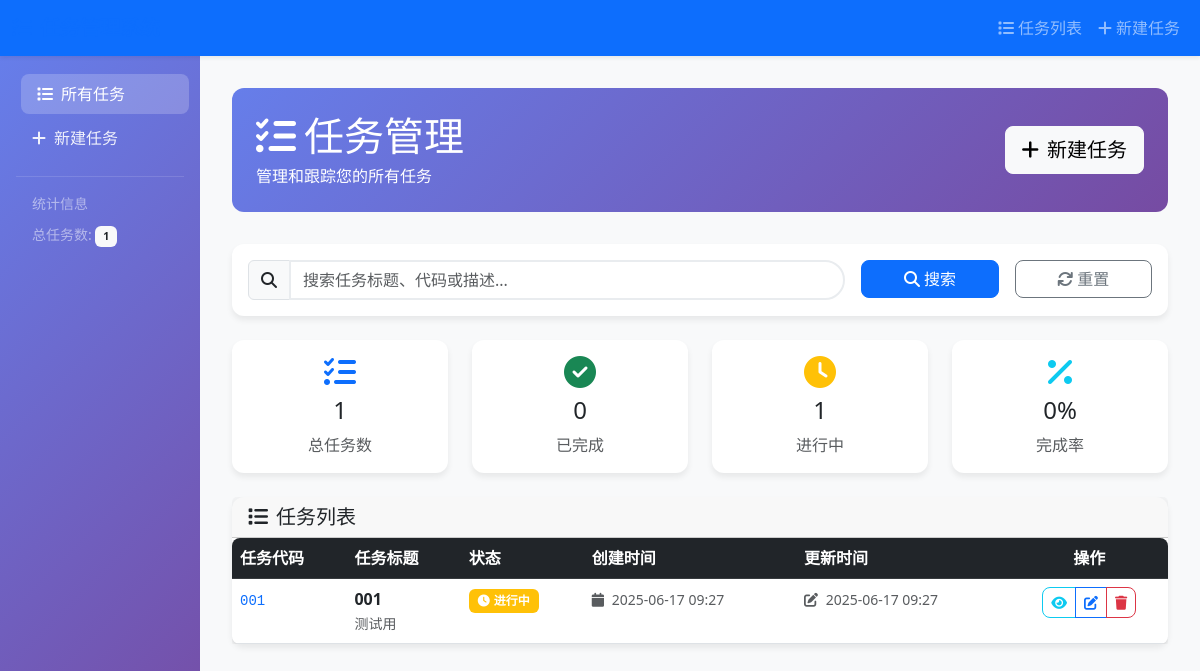
/tasks/, run on an earlier commit of the app's database.
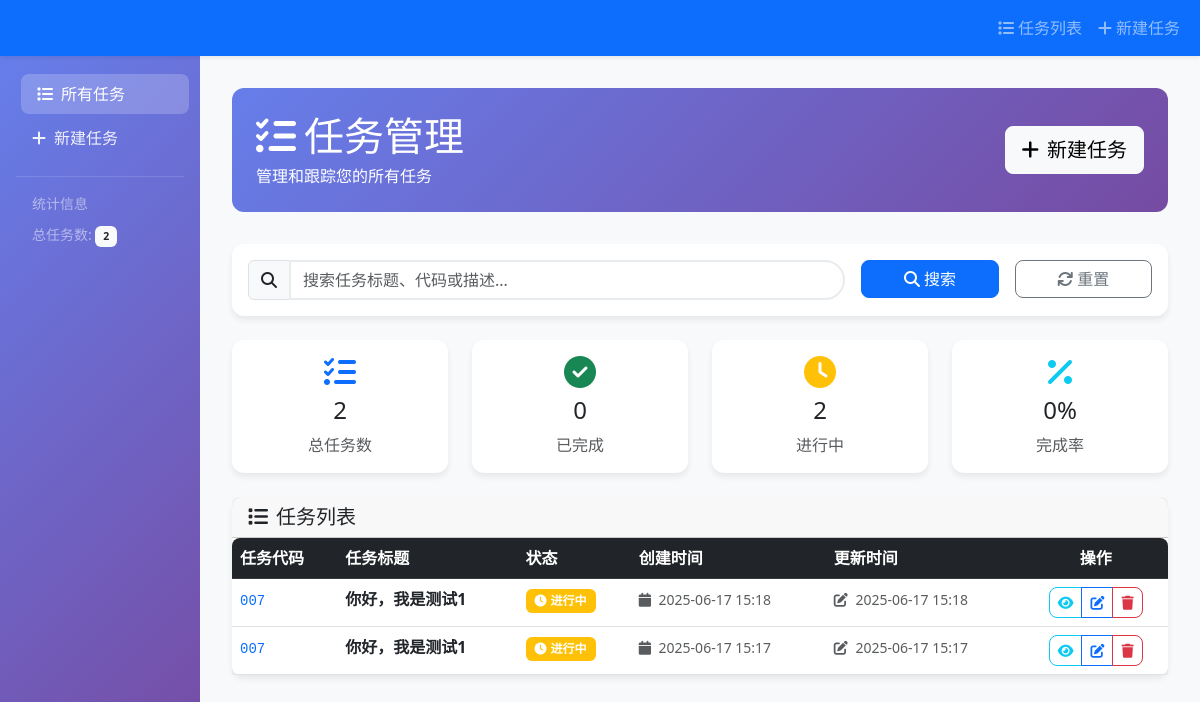
And on a later commit of the database.
### task/models.py (models this page shows, shortened)
class Task(models.Model):
    title = models.CharField(max_length=200, verbose_name="任务标题")
    code = models.CharField(max_length=50, verbose_name="任务代码")
    description = models.TextField(blank=True, verbose_name="任务描述")
    created_at = models.DateTimeField(default=timezone.now, verbose_name="创建时间")
    updated_at = models.DateTimeField(auto_now=True, verbose_name="更新时间")
    is_completed = models.BooleanField(default=False, verbose_name="是否完成")
    class Meta:
        verbose_name = "任务"
        verbose_name_plural = "任务"
        ordering = ['-created_at']

### task/views.py (the view)
# urls.py: path('', views.task_list, name='task_list'),
def task_list(request):
    search_query = request.GET.get('search', '')
    tasks = Task.objects.all()
    if search_query:
        tasks = tasks.filter(
            Q(title__icontains=search_query) |
            Q(code__icontains=search_query) |
            Q(description__icontains=search_query)
        )
    total_tasks = Task.objects.count()
    completed_count = Task.objects.filter(is_completed=True).count()
    pending_count = total_tasks - completed_count
    completion_rate = round((completed_count / total_tasks * 100) if total_tasks > 0 else 0, 1)
    paginator = Paginator(tasks, 10)  # 每页显示10个任务
    page_number = request.GET.get('page')
    page_obj = paginator.get_page(page_number)
    context = {
        'page_obj': page_obj,
        'search_query': search_query,
        'total_tasks': total_tasks,
        'completed_count': completed_count,
        'pending_count': pending_count,
        'completion_rate': completion_rate,
    }
    return render(request, 'tasks/task_list.html', context)

### templates/tasks/task_list.html (shortened to what this page needs)
{% extends 'base.html' %}
{% block content %}
<div class="page-header">
    <div class="d-flex justify-content-between align-items-center">
        <div>
            <h1 class="mb-1"><i class="fas fa-tasks me-2"></i>任务管理</h1>
            <p class="mb-0">管理和跟踪您的所有任务</p>
        </div>
        <a href="{% url 'task_create' %}" class="btn btn-light btn-lg">
            <i class="fas fa-plus me-2"></i>新建任务
        </a>
    </div>
</div>
<div class="card mb-4">
    <div class="card-body">
        <form method="get" class="row g-3">
            <div class="col-md-8">
                <div class="input-group">
                    <span class="input-group-text"><i class="fas fa-search"></i></span>
                    <input type="text"
                           class="form-control search-box"
                           name="search"
                           value="{{ search_query }}"
                           placeholder="搜索任务标题、代码或描述...">
                </div>
            </div>
            <div class="col-md-2">
                <button type="submit" class="btn btn-primary w-100">
                    <i class="fas fa-search me-1"></i>搜索
                </button>
            </div>
            <div class="col-md-2">
                <a href="{% url 'task_list' %}" class="btn btn-outline-secondary w-100">
                    <i class="fas fa-refresh me-1"></i>重置
                </a>
            </div>
        </form>
    </div>
</div>
<div class="row mb-4">
    <div class="col-md-3">
        <div class="card text-center">
            <div class="card-body">
                <i class="fas fa-tasks fa-2x text-primary mb-2"></i>
                <h4 class="card-title">{{ page_obj.paginator.count }}</h4>
                <p class="card-text text-muted">总任务数</p>
            </div>
        </div>
    </div>
    <div class="col-md-3">
        <div class="card text-center">
            <div class="card-body">
                <i class="fas fa-check-circle fa-2x text-success mb-2"></i>
                <h4 class="card-title">{{ completed_count|default:0 }}</h4>
                <p class="card-text text-muted">已完成</p>
            </div>
        </div>
    </div>
    <div class="col-md-3">
        <div class="card text-center">
            <div class="card-body">
                <i class="fas fa-clock fa-2x text-warning mb-2"></i>
                <h4 class="card-title">{{ pending_count|default:0 }}</h4>
                <p class="card-text text-muted">进行中</p>
            </div>
        </div>
    </div>
    <div class="col-md-3">
        <div class="card text-center">
            <div class="card-body">
                <i class="fas fa-percentage fa-2x text-info mb-2"></i>
                <h4 class="card-title">{{ completion_rate|default:"0" }}%</h4>
                <p class="card-text text-muted">完成率</p>
            </div>
        </div>
    </div>
</div>
<div class="card">
    <div class="card-header">
        <h5 class="mb-0"><i class="fas fa-list me-2"></i>任务列表</h5>
    </div>
    <div class="card-body p-0">
        {% if page_obj %}
            <div class="table-responsive">
                <table class="table table-hover mb-0">
                    <thead class="table-dark">
                        <tr>
                            <th>任务代码</th>
                            <th>任务标题</th>
                            <th>状态</th>
                            <th>创建时间</th>
                            <th>更新时间</th>
                            <th class="text-center">操作</th>
                        </tr>
                    </thead>
                    <tbody>
                        {% for task in page_obj %}
                            <tr>
                                <td>
                                    <code class="text-primary">{{ task.code }}</code>
                                </td>
                                <td>
                                    <div class="d-flex align-items-center">
                                        <div>
                                            <strong>{{ task.title }}</strong>
                                            {% if task.description %}
                                                <br>
                                                <small class="text-muted">{{ task.description|truncatechars:50 }}</small>
                                            {% endif %}
                                        </div>
                                    </div>
                                </td>
                                <td>
                                    {% if task.is_completed %}
                                        <span class="badge bg-success">
                                            <i class="fas fa-check me-1"></i>已完成
                                        </span>
                                    {% else %}
                                        <span class="badge bg-warning">
                                            <i class="fas fa-clock me-1"></i>进行中
                                        </span>
                                    {% endif %}
                                </td>
                                <td>
                                    <small class="text-muted">
                                        <i class="fas fa-calendar me-1"></i>
                                        {{ task.created_at|date:"Y-m-d H:i" }}
                                    </small>
                                </td>
                                <td>
                                    <small class="text-muted">
                                        <i class="fas fa-edit me-1"></i>
                                        {{ task.updated_at|date:"Y-m-d H:i" }}
                                    </small>
                                </td>
                                <td class="text-center">
                                    <div class="btn-group" role="group">
                                        <a href="{% url 'task_detail' task.pk %}"
                                           class="btn btn-sm btn-outline-info"
                                           title="查看详情">
                                            <i class="fas fa-eye"></i>
                                        </a>
                                        <a href="{% url 'task_update' task.pk %}"
                                           class="btn btn-sm btn-outline-primary"
                                           title="编辑">
                                            <i class="fas fa-edit"></i>
                                        </a>
                                        <a href="{% url 'task_delete' task.pk %}"
                                           class="btn btn-sm btn-outline-danger"
                                           title="删除">
                                            <i class="fas fa-trash"></i>
                                        </a>
                                    </div>
                                </td>
                            </tr>
                        {% endfor %}
                    </tbody>
                </table>
            </div>
        {% endif %}
    </div>
</div>
{% endblock %}

### templates/base.html (shortened to what this page needs)
<!DOCTYPE html>
<html lang="zh-CN">
<head>
    <link href="https://cdn.jsdelivr.net/npm/bootstrap@5.3.0/dist/css/bootstrap.min.css" rel="stylesheet">
    <link rel="stylesheet" href="https://cdnjs.cloudflare.com/ajax/libs/font-awesome/6.4.0/css/all.min.css">
</head>
<body>
    <nav class="navbar navbar-expand-lg navbar-dark bg-primary shadow-sm">
        <div class="container-fluid">
            <a class="navbar-brand" href="{% url 'task_list' %}">
                <i class="fas fa-tasks me-2"></i>任务管理系统
            </a>
            <div class="collapse navbar-collapse" id="navbarNav">
                <ul class="navbar-nav ms-auto">
                    <li class="nav-item">
                        <a class="nav-link" href="{% url 'task_list' %}">
                            <i class="fas fa-list me-1"></i>任务列表
                        </a>
                    </li>
                    <li class="nav-item">
                        <a class="nav-link" href="{% url 'task_create' %}">
                            <i class="fas fa-plus me-1"></i>新建任务
                        </a>
                    </li>
                </ul>
            </div>
        </div>
    </nav>
    <div class="container-fluid">
        <div class="row">
            <div class="col-md-2 d-none d-md-block sidebar p-3">
                <div class="nav flex-column nav-pills">
                    <a class="nav-link {% if request.resolver_match.url_name == 'task_list' %}active{% endif %}"
                       href="{% url 'task_list' %}">
                        <i class="fas fa-list me-2"></i>所有任务
                    </a>
                    <a class="nav-link {% if request.resolver_match.url_name == 'task_create' %}active{% endif %}"
                       href="{% url 'task_create' %}">
                        <i class="fas fa-plus me-2"></i>新建任务
                    </a>
                    <hr class="text-white-50">
                    <small class="text-white-50 px-3">统计信息</small>
                    <div class="px-3 py-2">
                        <small class="text-white-50">
                            总任务数: <span class="badge bg-light text-dark">{{ total_tasks|default:0 }}</span>
                        </small>
                    </div>
                </div>
            </div>
            <div class="col-md-10 content-wrapper">
                {% block content %}{% endblock %}
            </div>
        </div>
    </div>
</body>
</html>

### templates/base.html (style rules this page uses)
body { background-color: #f8f9fa; font-family: 'Segoe UI', Tahoma, Geneva, Verdana, sans-serif; }
.navbar-brand { font-weight: bold; color: #0d6efd !important; }
.sidebar { min-height: calc(100vh - 76px); background: linear-gradient(135deg, #667eea 0%, #764ba2 100%); color: white; }
.sidebar .nav-link { color: rgba(255,255,255,0.9); border-radius: 8px; margin: 2px 0; transition: all 0.3s ease; }
.sidebar .nav-link:hover, .sidebar .nav-link.active { background-color: rgba(255,255,255,0.2); color: white; transform: translateX(5px); }
.content-wrapper { min-height: calc(100vh - 76px); padding: 2rem; }
.card { border: none; border-radius: 12px; box-shadow: 0 4px 6px rgba(0, 0, 0, 0.07); transition: transform 0.3s ease, box-shadow 0.3s ease; }
.btn { border-radius: 8px; transition: all 0.3s ease; }
.page-header { background: linear-gradient(135deg, #667eea 0%, #764ba2 100%); color: white; padding: 1.5rem; border-radius: 12px; margin-bottom: 2rem; }
.table { border-radius: 8px; overflow: hidden; box-shadow: 0 2px 4px rgba(0,0,0,0.1); }
.badge { font-size: 0.75em; padding: 0.5em 0.75em; }
.search-box { border-radius: 25px; border: 2px solid #e9ecef; transition: border-color 0.3s ease; }

What changed in the data, as far as the page shows it:
removed Task: code "001", title "001", description "测试用", is_completed False (drawn), created_at "2025-06-17 09:27", updated_at "2025-06-17 09:27"
added Task: code "007", title "你好，我是测试1", is_completed False (drawn), created_at "2025-06-17 15:18", updated_at "2025-06-17 15:18"
added Task: code "007", title "你好，我是测试1", is_completed False (drawn), created_at "2025-06-17 15:17", updated_at "2025-06-17 15:17"
Also different on the page:
{{ total_tasks|default:0 }}: "1" → "2"
{{ page_obj.paginator.count }}: "1" → "2"
{{ pending_count|default:0 }}: "1" → "2"
